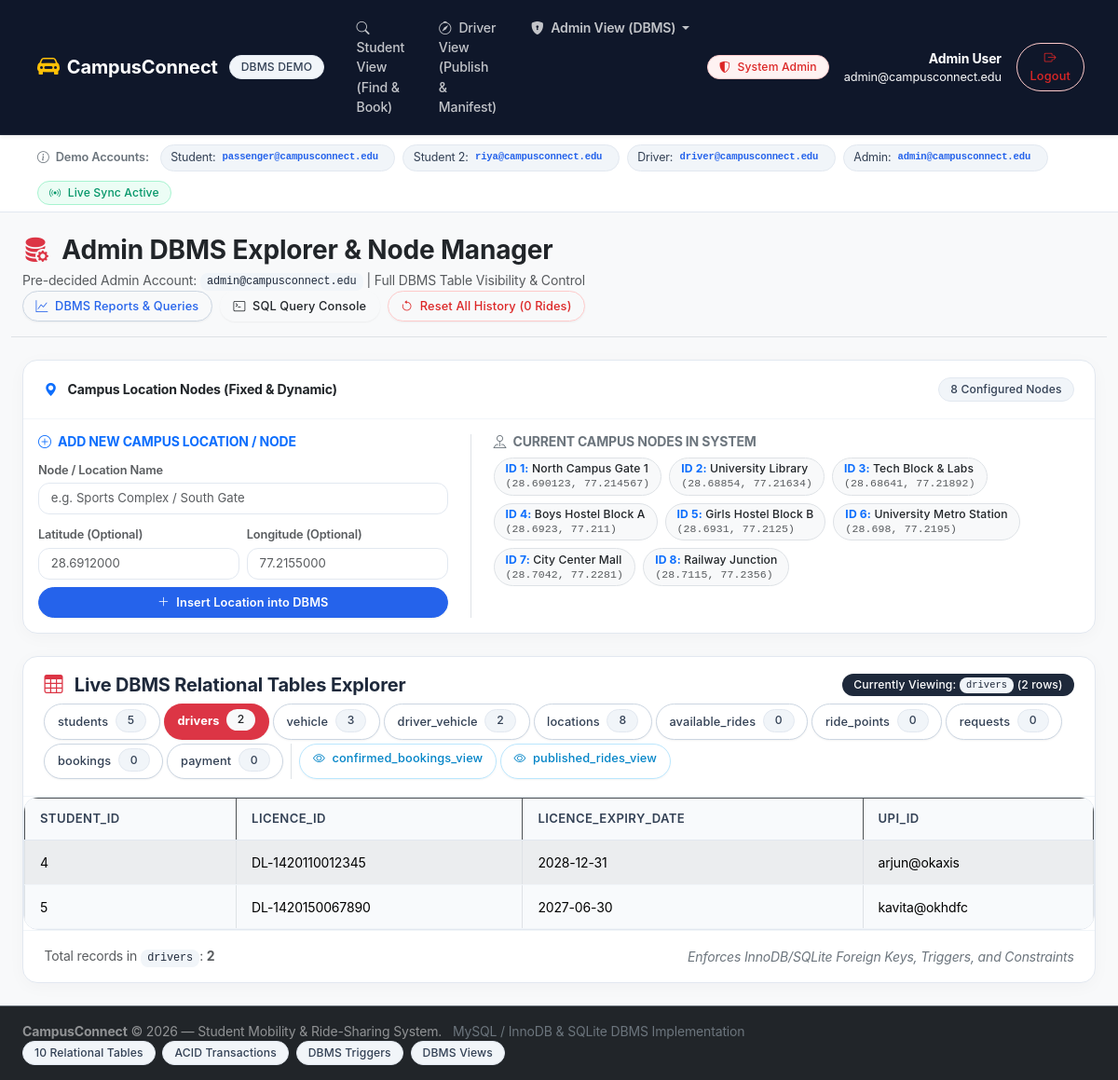
Screenshot of /admin?table=drivers (signed in) with the database file from the repository.
### tables this page shows
CREATE TABLE locations (
        location_id INTEGER PRIMARY KEY AUTOINCREMENT,
        name TEXT UNIQUE NOT NULL,
        latitude REAL,
        longitude REAL
    );

CREATE TABLE drivers (
        student_id INTEGER PRIMARY KEY,
        licence_id TEXT UNIQUE NOT NULL,
        licence_expiry_date DATE NOT NULL,
        upi_id TEXT,
        FOREIGN KEY (student_id) REFERENCES students(student_id) ON DELETE CASCADE
    );

### routes/admin.py (the view)
@admin_bp.route('/admin')
@admin_required
def admin_dashboard():
    selected_table = request.args.get('table', 'students')
    if selected_table not in ALL_TABLES and selected_table not in ALL_VIEWS:
        selected_table = 'students'
    table_data = query_db(f"SELECT * FROM {selected_table} LIMIT 100")
    columns = list(table_data[0].keys()) if table_data else []
    table_counts = {}
    for tbl in ALL_TABLES:
        res = query_db(f"SELECT COUNT(*) AS cnt FROM {tbl}", one=True)
        table_counts[tbl] = res['cnt'] if res else 0
    locations = query_db("SELECT * FROM locations ORDER BY location_id ASC")
    return render_template(
        'admin_view.html',
        all_tables=ALL_TABLES,
        all_views=ALL_VIEWS,
        selected_table=selected_table,
        table_data=table_data,
        columns=columns,
        table_counts=table_counts,
        locations=locations,
        active_tab='tables'
    )

### templates/admin_view.html (shortened to what this page needs)
{% extends 'base.html' %}
{% block content %}
<div class="row g-4">
    <div class="col-12 d-flex flex-wrap justify-content-between align-items-center border-bottom pb-3">
        <div>
            <h3 class="fw-bold mb-1 text-dark">
                <i class="bi bi-database-fill-gear text-danger me-2"></i> Admin DBMS Explorer & Node Manager
            </h3>
            <p class="text-muted mb-0 small">
                Pre-decided Admin Account: <code>admin@campusconnect.edu</code> | Full DBMS Table Visibility & Control
            </p>
        </div>
        <div class="d-flex gap-2">
            <a href="{{ url_for('admin.admin_reports') }}" class="btn btn-outline-primary btn-sm">
                <i class="bi bi-graph-up me-1"></i> DBMS Reports & Queries
            </a>
            <a href="{{ url_for('admin.admin_sql') }}" class="btn btn-outline-dark btn-sm">
                <i class="bi bi-terminal me-1"></i> SQL Query Console
            </a>
            <form action="{{ url_for('admin.reset_demo_data') }}" method="POST" class="d-inline" onsubmit="return confirm('Remove all history? This wipes test rides, bookings, and payments back to a fresh 0-ride presentation state.');">
                <button type="submit" class="btn btn-outline-danger btn-sm">
                    <i class="bi bi-arrow-counterclockwise me-1"></i> Reset All History (0 Rides)
                </button>
            </form>
        </div>
    </div>
    <div class="col-12">
        <div class="card border-0 shadow-sm rounded-4">
            <div class="card-header bg-white py-3 border-bottom d-flex justify-content-between align-items-center">
                <span class="fw-bold fs-7 text-dark">
                    <i class="bi bi-geo-alt-fill text-primary me-2"></i> Campus Location Nodes (Fixed & Dynamic)
                </span>
                <span class="badge bg-secondary">{{ locations|length }} Configured Nodes</span>
            </div>
            <div class="card-body p-3">
                <div class="row g-3">
                    <div class="col-lg-5 border-end pe-lg-4">
                        <h6 class="fw-bold text-primary mb-2 small text-uppercase">
                            <i class="bi bi-plus-circle me-1"></i> Add New Campus Location / Node
                        </h6>
                        <form action="{{ url_for('admin.add_location') }}" method="POST" class="row g-2">
                            <div class="col-12">
                                <label class="form-label fs-8 fw-semibold text-muted mb-1">Node / Location Name</label>
                                <input type="text" class="form-control form-control-sm" name="name" placeholder="e.g. Sports Complex / South Gate" required>
                            </div>
                            <div class="col-6">
                                <label class="form-label fs-8 fw-semibold text-muted mb-1">Latitude (Optional)</label>
                                <input type="number" step="0.0000001" class="form-control form-control-sm" name="latitude" placeholder="28.6912000">
                            </div>
                            <div class="col-6">
                                <label class="form-label fs-8 fw-semibold text-muted mb-1">Longitude (Optional)</label>
                                <input type="number" step="0.0000001" class="form-control form-control-sm" name="longitude" placeholder="77.2155000">
                            </div>
                            <div class="col-12 mt-2">
                                <button type="submit" class="btn btn-primary btn-sm w-100 fw-semibold">
                                    <i class="bi bi-plus-lg me-1"></i> Insert Location into DBMS
                                </button>
                            </div>
                        </form>
                    </div>
                    <div class="col-lg-7 ps-lg-4">
                        <h6 class="fw-bold text-secondary mb-2 small text-uppercase">
                            <i class="bi bi-pin-map me-1"></i> Current Campus Nodes in System
                        </h6>
                        <div class="d-flex flex-wrap gap-2">
                            {% for loc in locations %}
                                <div class="badge bg-light text-dark border p-2 text-start">
                                    <span class="fw-bold text-primary">ID {{ loc.location_id }}:</span> {{ loc.name }}
                                    {% if loc.latitude and loc.longitude %}
                                        <div class="fs-9 text-muted font-monospace mt-1">({{ loc.latitude }}, {{ loc.longitude }})</div>
                                    {% endif %}
                                </div>
                            {% endfor %}
                        </div>
                    </div>
                </div>
            </div>
        </div>
    </div>
    <div class="col-12">
        <div class="card border-0 shadow-sm rounded-3">
            <div class="card-header bg-white py-3 border-bottom">
                <div class="d-flex flex-wrap justify-content-between align-items-center gap-2 mb-2">
                    <h5 class="fw-bold mb-0">
                        <i class="bi bi-table text-danger me-2"></i> Live DBMS Relational Tables Explorer
                    </h5>
                    <span class="badge bg-dark">Currently Viewing: <code>{{ selected_table }}</code> ({{ table_data|length }} rows)</span>
                </div>
                <div class="d-flex flex-wrap gap-1 mt-2">
                    {% for tbl in all_tables %}
                        <a href="{{ url_for('admin.admin_dashboard', table=tbl) }}"
                           class="btn btn-sm {% if selected_table == tbl %}btn-danger fw-bold{% else %}btn-outline-secondary{% endif %}">
                            {{ tbl }}
                            <span class="badge {% if selected_table == tbl %}bg-light text-dark{% else %}bg-secondary{% endif %} ms-1">
                                {{ table_counts.get(tbl, 0) }}
                            </span>
                        </a>
                    {% endfor %}
                    {% for vw in all_views %}
                        <a href="{{ url_for('admin.admin_dashboard', table=vw) }}"
                           class="btn btn-sm {% if selected_table == vw %}btn-info text-dark fw-bold{% else %}btn-outline-info{% endif %}">
                            <i class="bi bi-eye me-1"></i> {{ vw }}
                        </a>
                    {% endfor %}
                </div>
            </div>
            <div class="card-body p-0">
                {% if table_data %}
                <div class="table-responsive" style="max-height: 520px;">
                    <table class="table table-hover table-striped table-bordered align-middle mb-0 small">
                        <thead class="table-dark sticky-top">
                            <tr>
                                {% for col in columns %}
                                    <th>{{ col }}</th>
                                {% endfor %}
                            </tr>
                        </thead>
                        <tbody>
                            {% for row in table_data %}
                            <tr>
                                {% for col in columns %}
                                    <td>
                                        {% if 'password' in col %}
                                            <span class="font-monospace text-muted small">[Encrypted Hash]</span>
                                        {% elif row[col] is none %}
                                            <span class="badge bg-secondary-subtle text-secondary small">NULL</span>
                                        {% elif 'status' in col %}
                                            <span class="badge {% if row[col] in ['CONFIRMED', 'PUBLISHED', 'PAID'] %}bg-success{% elif row[col] in ['CANCELLED', 'FAILED'] %}bg-danger{% else %}bg-secondary{% endif %}">
                                                {{ row[col] }}
                                            </span>
                                        {% else %}
                                            {{ row[col] }}
                                        {% endif %}
                                    </td>
                                {% endfor %}
                            </tr>
                            {% endfor %}
                        </tbody>
                    </table>
                </div>
                {% else %}
                <div class="text-center py-5 text-muted">
                    <i class="bi bi-inbox display-6 d-block mb-2 text-secondary"></i>
                    Table <code>{{ selected_table }}</code> is currently empty.
                </div>
                {% endif %}
            </div>
            <div class="card-footer bg-light py-2 text-muted small d-flex justify-content-between align-items-center">
                <span>Total records in <code>{{ selected_table }}</code>: <strong>{{ table_data|length }}</strong></span>
                <span class="fst-italic text-secondary">Enforces InnoDB/SQLite Foreign Keys, Triggers, and Constraints</span>
            </div>
        </div>
    </div>
</div>
{% endblock %}

### rows the page displays
locations: location_id "1", name "North Campus Gate 1", latitude "28.690123", longitude "77.214567"
locations: location_id "2", name "University Library", latitude "28.68854", longitude "77.21634"
locations: location_id "3", name "Tech Block & Labs", latitude "28.68641", longitude "77.21892"
locations: location_id "4", name "Boys Hostel Block A", latitude "28.6923", longitude "77.211"
locations: location_id "5", name "Girls Hostel Block B", latitude "28.6931", longitude "77.2125"
locations: location_id "6", name "University Metro Station", latitude "28.698", longitude "77.2195"
locations: location_id "7", name "City Center Mall", latitude "28.7042", longitude "77.2281"
locations: location_id "8", name "Railway Junction", latitude "28.7115", longitude "77.2356"
drivers: student_id "4" "DL-1420110012345" "2028-12-31" "arjun@okaxis"
drivers: student_id "5" "DL-1420150067890" "2027-06-30" "kavita@okhdfc"

### other values shown
{{ session.get('first_name') }} "Admin"
{{ session.get('last_name') }} "User"
{{ session.get('email') }} "admin@campusconnect.edu"
{{ locations|length }} "8"
{{ selected_table }} "drivers"
{{ table_data|length }} "2"
{{ tbl }} "students" "drivers" "vehicle" "driver_vehicle" "locations" "available_rides" "ride_points" "requests" "bookings" "payment"
{{ table_counts.get(tbl, 0) }} "5" "2" "3" "2" "8" "0" "0" "0" "0" "0"
{{ vw }} "confirmed_bookings_view" "published_rides_view"
{{ col }} "STUDENT_ID" "LICENCE_ID" "LICENCE_EXPIRY_DATE" "UPI_ID"
